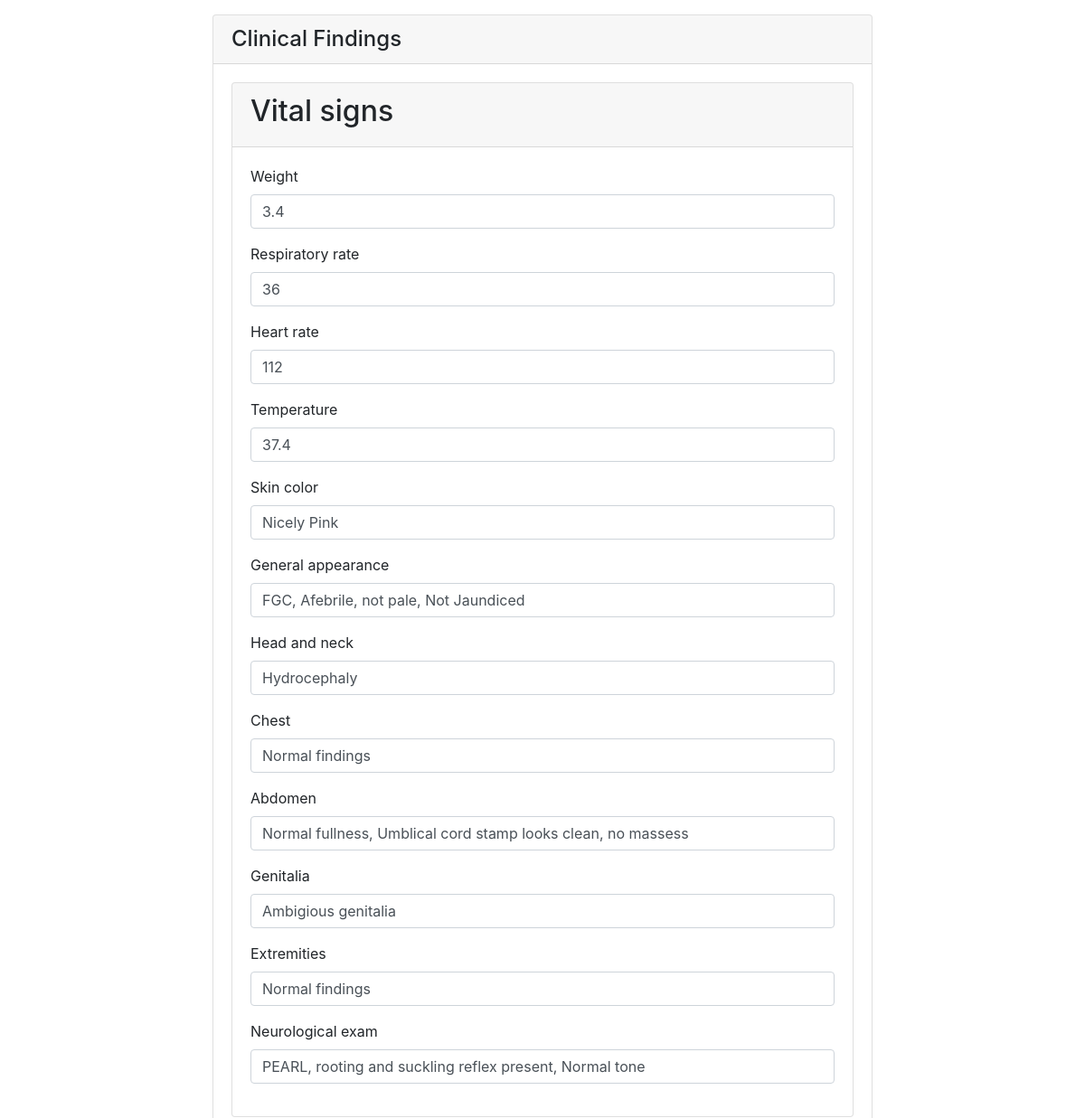
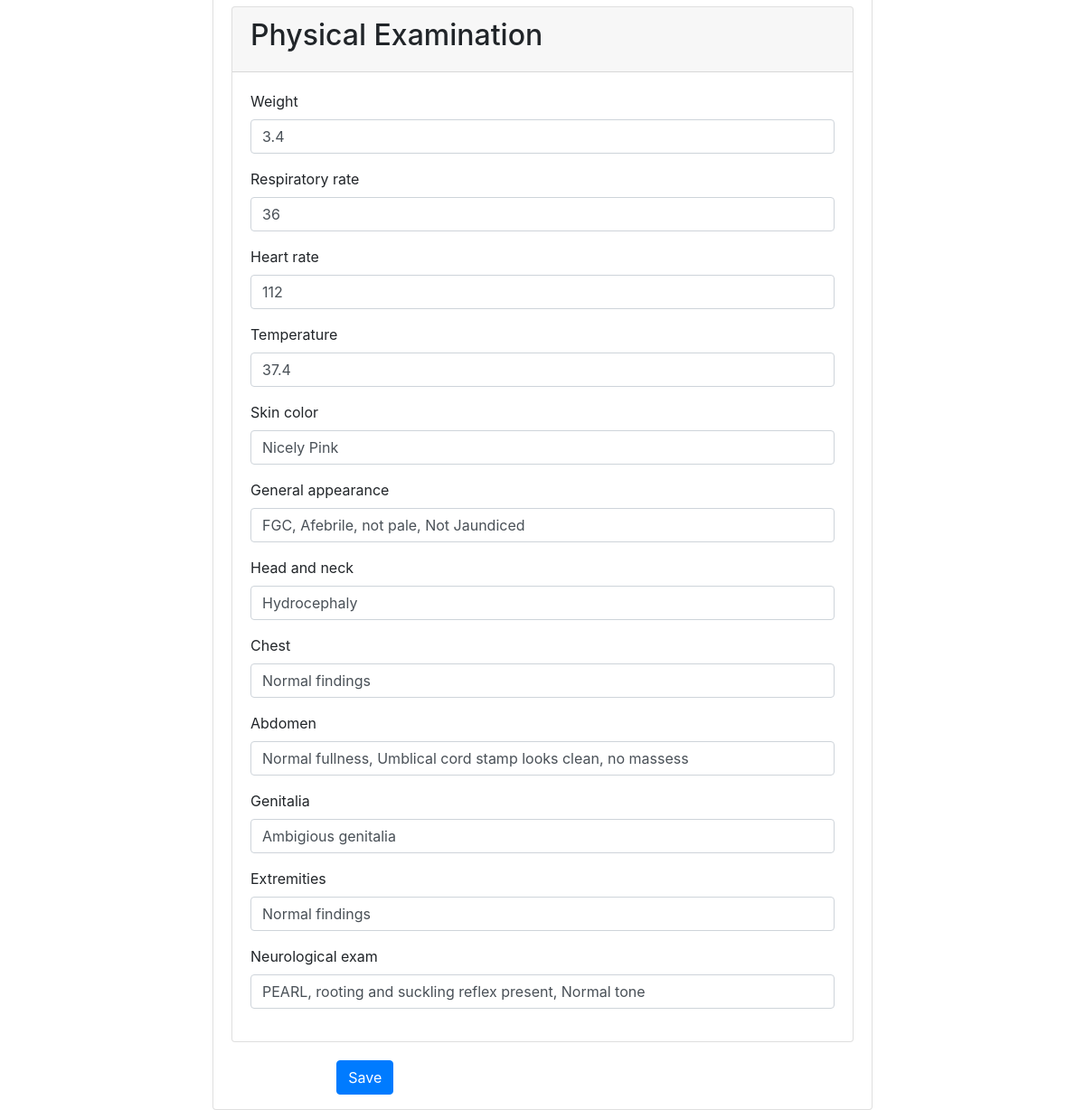
The app's page /newborn/clinical-exam/1/, older data (2 pictures, top to bottom).
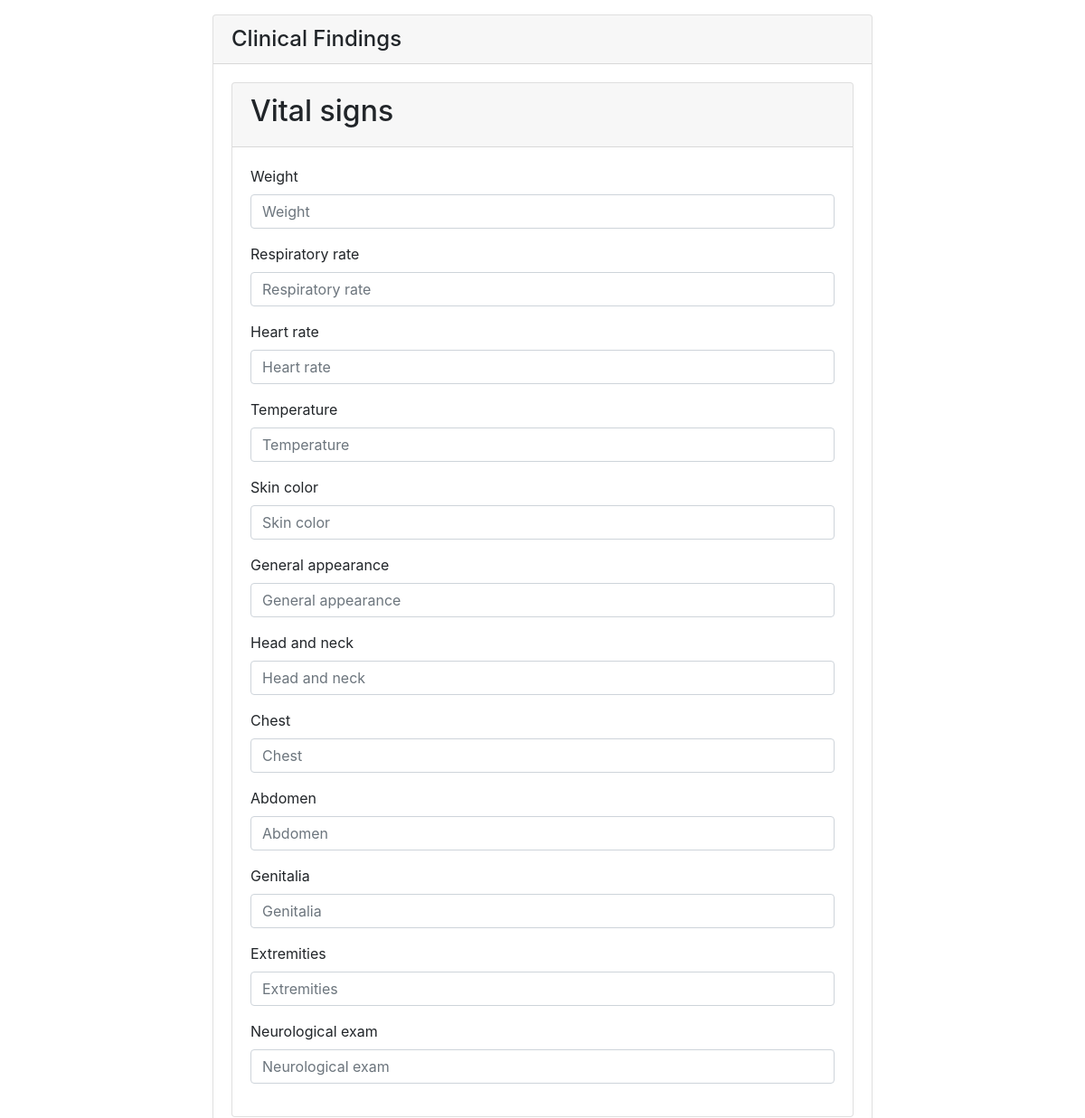
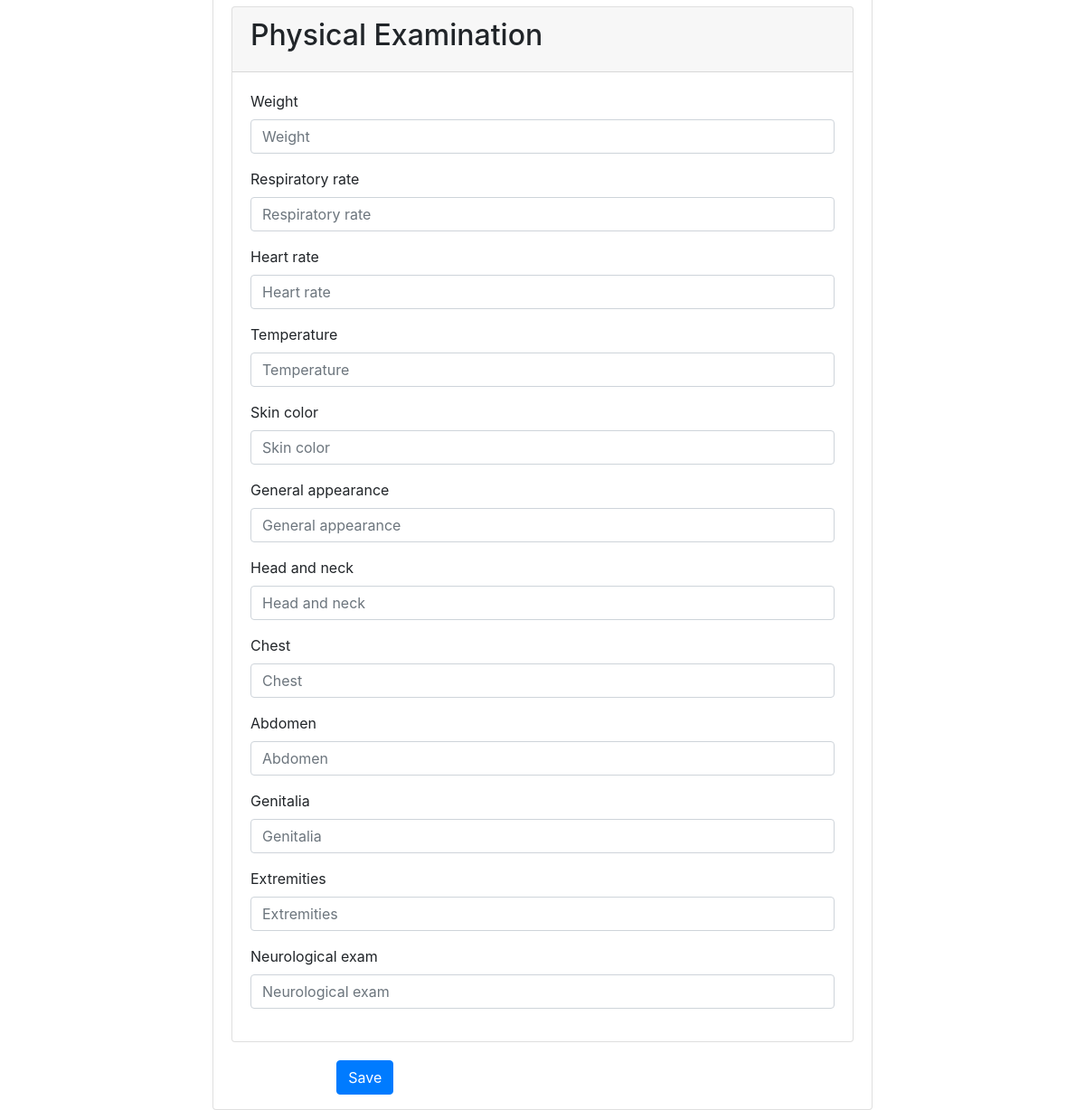
The same page, newer data (2 pictures, top to bottom).
### newborn/models.py (models this page shows)
class NewbornExam(models.Model):
    weight = models.DecimalField(max_digits=2, decimal_places=1) # measured in kg
    respiratory_rate = models.IntegerField() # measured in breaths per minute
    heart_rate = models.IntegerField() # measured in beats per minute
    temperature = models.DecimalField(max_digits=3, decimal_places=1) # measured in degrees Celsius
    skin_color = models.CharField(max_length=100)
    general_appearance = models.CharField(max_length=100)
    head_and_neck = models.CharField(max_length=100)
    chest = models.CharField(max_length=100)
    abdomen = models.CharField(max_length=100)
    genitalia = models.CharField(max_length=100)
    extremities = models.CharField(max_length=100)
    neurological_exam = models.CharField(max_length=100)
    neonate = models.ForeignKey(Newborn, on_delete=models.CASCADE, null=True)

### newborn/views.py (the view)
# urls.py: path('newborn/clinical-exam/<int:pk>/', views.newborn_exam_form, name='clinical-exam'),
def newborn_exam_form(request, pk):
    neonate = get_object_or_404(Newborn, pk=pk)
    try:
        exam = NewbornExam.objects.get(neonate=neonate)
    except NewbornExam.DoesNotExist:
        exam = None
    if request.method == 'POST':
        form = NewbornExamForm(request.POST, instance=exam)
        if form.is_valid():
            instance = form.save(commit=False)
            instance.neonate = neonate
            instance.save()
            return redirect(reverse('clerkship-page', kwargs={'pk': pk}))
    else:
        form = NewbornExamForm(instance=exam)
    return render(request, 'newborn/newborn_exam_form.html', {'form': form})

### newborn/forms.py
class NewbornExamForm(forms.ModelForm):
    class Meta:
        model = NewbornExam
        fields = [
            'weight',
            'respiratory_rate',
            'heart_rate',
            'temperature',
            'skin_color',
            'general_appearance',
            'head_and_neck',
            'chest',
            'abdomen',
            'genitalia',
            'extremities',
            'neurological_exam',
        ]

### newborn/templates/newborn/newborn_exam_form.html (shortened to what this page needs)
<!DOCTYPE html>
    {% load crispy_forms_tags %}
    {% load bootstrap4 %}
    {% bootstrap_css %}
    <html lang="en">
    <head>
   <body>
 <div class="container">
   <div class="row justify-content-center mt-3 mb-3">
     <div class="col-md-8">
       <div class="card">
         <div class="card-header">
           <h4 class="card-title mb-0">Clinical Findings</h4>
         </div>
         <div class="card-body">
             <form method="post" class="form">
	            <div class="card">
                    <div class="card-header"><h2>Vital signs</h2></div>
                    <div class="card-body">
                    {% bootstrap_form form layout='horizontal' exclude='general_appearance,skin_color,head_and_neck,chest,abdomen,genitalia,extremities,neurological_exam' %}
		            </div>
	            </div>
	            <div class="card mt-2">
	                <div class="card-header"><h2>Physical Examination</h2></div>
                    <div class="card-body">
                     {% bootstrap_form form layout='horizontal' exclude='weight,respiratory_rate,heart_rate,temperature' %}
		            </div>
		        </div>
		</div>
        <div class="form-group">
            <div class="col-md-10 offset-md-2">
              <button type="submit" class="btn btn-primary">Save</button>
            </div>
        </div>
    </div>
   </div>
  </div>
 </div>
</body>
</html>

Row changes from the older to the newer data that the page shows:
removed NewbornExam: weight "3.4", respiratory_rate "36", heart_rate "112", temperature "37.4", skin_color "Nicely Pink", general_appearance "FGC, Afebrile, not pale, Not Jaundiced", head_and_neck "Hydrocephaly", chest "Normal findings", abdomen "Normal fullness, Umblical cord stamp looks clean, no massess", genitalia "Ambigious genitalia", extremities "Normal findings", neurological_exam "PEARL, rooting and suckling reflex present, Normal tone"
